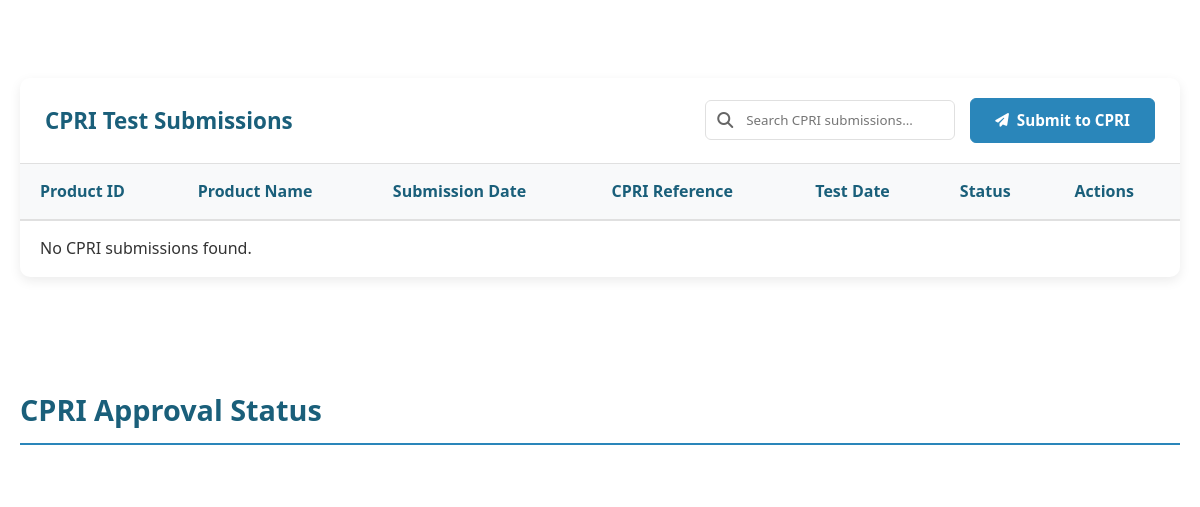
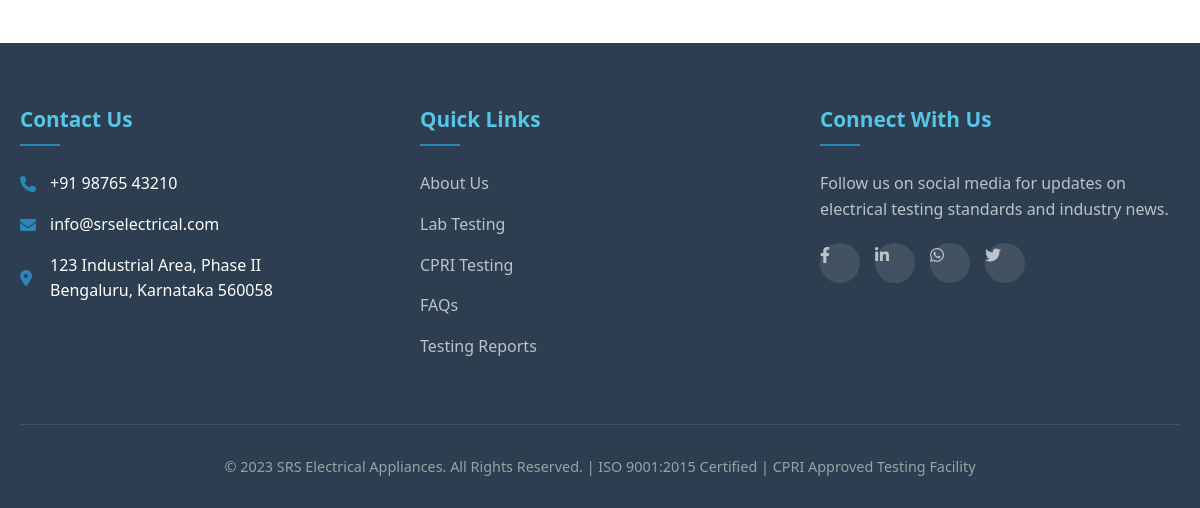
Page /cpri.php (signed in, lower part) on the earlier database version (2 pictures, top to bottom).
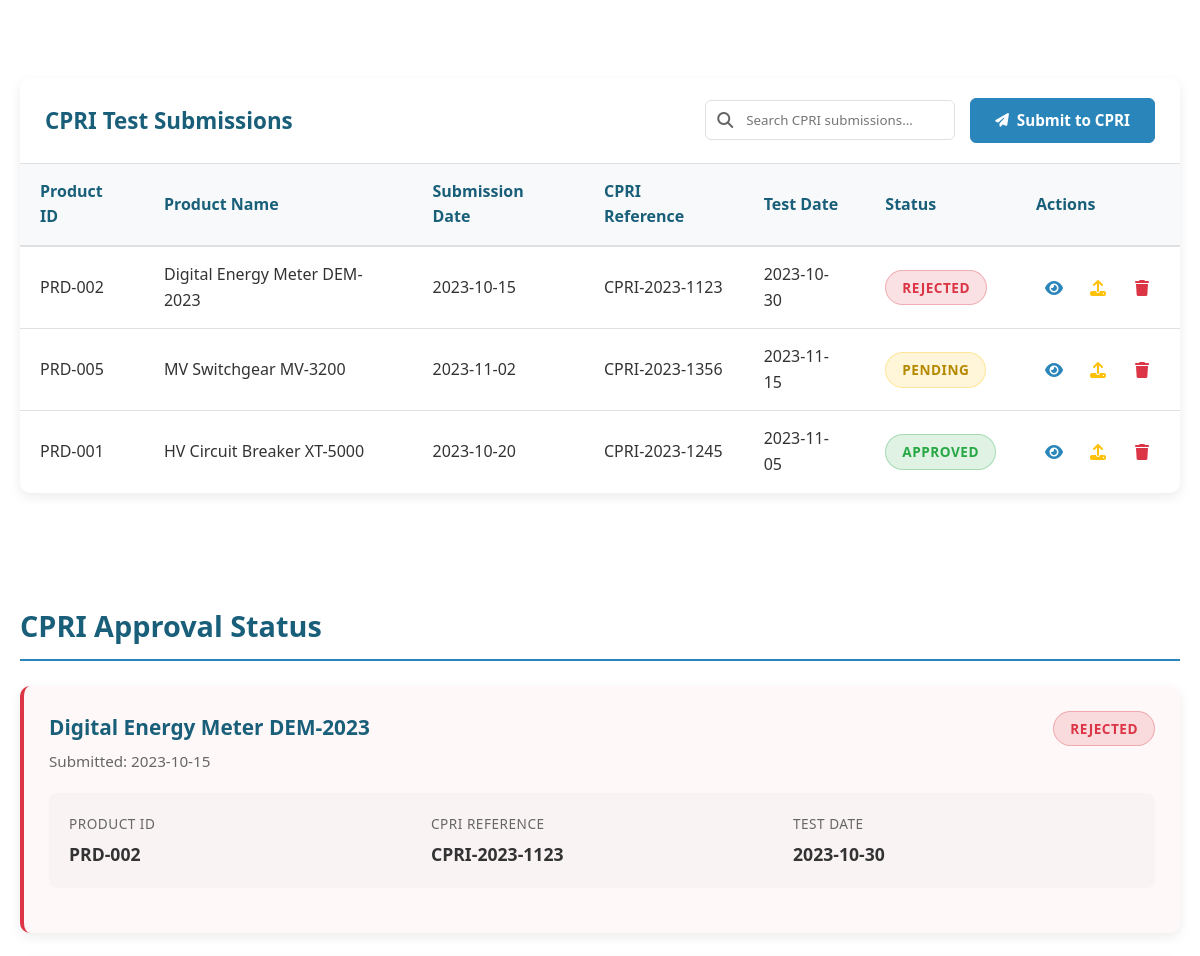
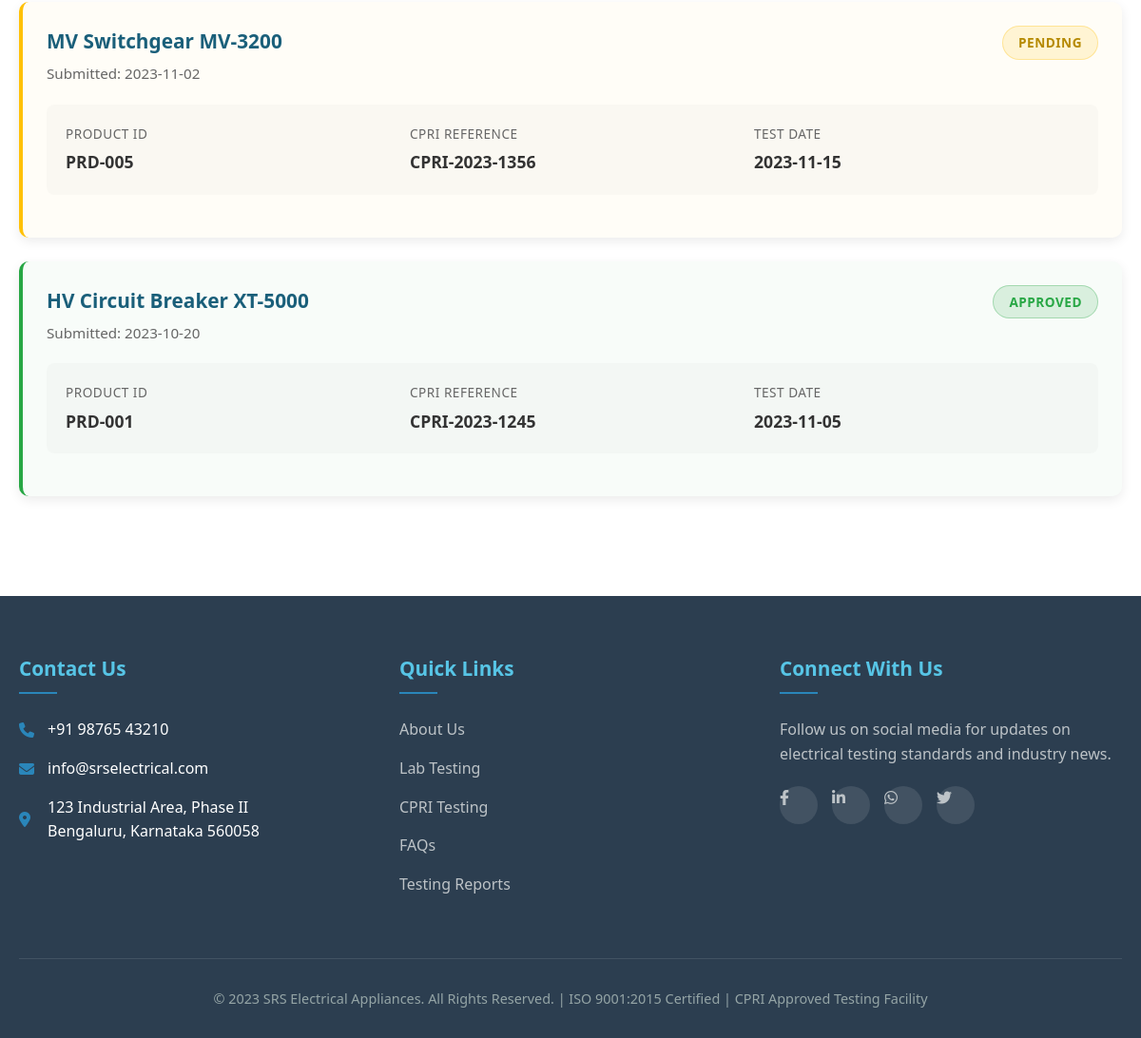
Same page on the later database version (2 pictures, top to bottom).
### tables this page shows
CREATE TABLE `cpri_reports` (
  `id` int(6) UNSIGNED NOT NULL,
  `product_id` varchar(50) NOT NULL,
  `product_name` varchar(255) NOT NULL,
  `submission_date` date DEFAULT NULL,
  `cpri_reference` varchar(100) DEFAULT NULL,
  `test_date` date DEFAULT NULL,
  `status` varchar(50) DEFAULT NULL,
  `certificate_no` varchar(100) DEFAULT NULL,
  `valid_until` date DEFAULT NULL,
  `testing_lab` varchar(255) DEFAULT NULL,
  `report_pdf` varchar(255) DEFAULT NULL,
  `certificate_pdf` varchar(255) DEFAULT NULL,
  `image` varchar(255) DEFAULT NULL,
  `created_at` timestamp NOT NULL DEFAULT current_timestamp(),
  `details` text DEFAULT NULL,
  `priority` varchar(50) DEFAULT NULL,
  `contact_person` varchar(100) DEFAULT NULL,
  `estimated_completion` date DEFAULT NULL,
  `report_no` varchar(100) DEFAULT NULL
);

CREATE TABLE `products` (
  `product_id` varchar(20) NOT NULL,
  `name` varchar(255) NOT NULL,
  `category` varchar(50) NOT NULL,
  `voltage_rating` varchar(20) NOT NULL,
  `certification` varchar(50) NOT NULL,
  `description` text NOT NULL,
  `price` decimal(10,2) NOT NULL,
  `stock` int(11) NOT NULL,
  `badge` varchar(20) DEFAULT NULL,
  `featured` tinyint(1) DEFAULT 0,
  `created_at` timestamp NOT NULL DEFAULT current_timestamp(),
  `image` varchar(255) DEFAULT NULL
);

### cpri.php (the view, shortened to what the changed rows need)
<?php
include 'config/conn.php';
?>
<!DOCTYPE html>
<html lang="en">
<head>
    <link rel="stylesheet" href="https://cdnjs.cloudflare.com/ajax/libs/font-awesome/6.4.0/css/all.min.css">
    <link rel="stylesheet" href="assets/cpri.css">
</head>
<body>
    <header>
        <div class="container">
            <section>
                <div class="table-container">
                    <table class="data-table">
                        <thead>
                            <tr>
                                <th>Product ID</th>
                                <th>Product Name</th>
                                <th>Submission Date</th>
                                <th>CPRI Reference</th>
                                <th>Test Date</th>
                                <th>Status</th>
                                <th>Actions</th>
                            </tr>
                        </thead>
                        <tbody id="cpriTableBody">
                            <?php
                            $result = $conn->query("SELECT c.*, p.name AS product_name
                            FROM cpri_reports c LEFT JOIN products p
                            ON c.product_id = p.product_id ORDER BY c.id DESC");
                            if ($result->num_rows > 0) {
                                while ($row = $result->fetch_assoc()) {
                                    $product_id = $row['product_id'] ?? '';
                                    $product_name = htmlspecialchars($row['product_name'] ?? '');
                                    $submission_date = $row['submission_date'] ?? '';
                                    $cpri_reference = $row['cpri_reference'] ?? 'N/A';
                                    $test_date = $row['test_date'] ?? 'N/A';
                                    $status = $row['status'] ?? 'pending';
                                    $statusClass = '';
                                    switch ($status) {
                                        case 'approved':
                                            $statusClass = 'status-approved';
                                            break;
                                        case 'pending':
                                            $statusClass = 'status-pending';
                                            break;
                                        case 'rejected':
                                            $statusClass = 'status-failed';
                                            break;
                                    }
                                    echo "<tr>
                                        <td>{$product_id}</td>
                                        <td>{$product_name}</td>
                                        <td>{$submission_date}</td>
                                        <td>{$cpri_reference}</td>
                                        <td>{$test_date}</td>
                                        <td><span class='status-badge {$statusClass}'>" . ucfirst($status) . "</span></td>
                                        <td>
                                            <div class='action-buttons'>
                                                <button class='btn-icon btn-view' title='View Certificate' onclick='viewCertificate({$row['id']})'>
                                                    <i class='fas fa-eye'></i>
                                                </button>
                                                <button class='btn-icon btn-edit' title='Upload/Edit Certificate' onclick='editCertificate({$row['id']})'>
                                                    <i class='fas fa-upload'></i>
                                                </button>
                                                <button class='btn-icon btn-delete' title='Delete Submission' onclick='deleteCertificate({$row['id']})'>
                                                    <i class='fas fa-trash'></i>
                                                </button>
                                            </div>
                                        </td>
                                    </tr>";
                                }
                            } else {
                                echo '<tr><td colspan="7">No CPRI submissions found.</td></tr>';
                            }
                            ?>
                        </tbody>
                    </table>
                </div>
            </section>
            <section id="cpri-status-section">
                <h2 class="section-title">CPRI Approval Status</h2>
                <?php
                $result = $conn->query("
                SELECT c.*, p.name AS product_name
                FROM cpri_reports c
                LEFT JOIN products p ON c.product_id = p.product_id
                ORDER BY c.id DESC");
                if ($result->num_rows > 0) {
                    while ($submission = $result->fetch_assoc()) {
                        $product_name = htmlspecialchars($submission['product_name'] ?? '');
                        $submission_date = $submission['submission_date'] ?? '';
                        $product_id = $submission['product_id'] ?? '';
                        $cpri_reference = $submission['cpri_reference'] ?? 'N/A';
                        $test_date = $submission['test_date'] ?? 'N/A';
                        $status = $submission['status'] ?? 'pending';
                        $cardClass = '';
                        $statusBadge = '';
                        switch ($status) {
                            case 'approved':
                                $cardClass = 'approved';
                                $statusBadge = '<span class="status-badge status-approved">Approved</span>';
                                break;
                            case 'pending':
                                $cardClass = 'pending';
                                $statusBadge = '<span class="status-badge status-pending">Pending</span>';
                                break;
                            case 'rejected':
                                $cardClass = 'rejected';
                                $statusBadge = '<span class="status-badge status-failed">Rejected</span>';
                                break;
                        }
                        echo "<div class='card cpri-card {$cardClass}'>
                            <div class='card-header'>
                                <div>
                                    <div class='card-title'>{$product_name}</div>
                                    <div style='color: var(--medium-gray); font-size: 0.95rem; margin-top: 5px;'>
                                        Submitted: {$submission_date}
                                    </div>
                                </div>
                                {$statusBadge}
                            </div>
                            <div class='cpri-details-grid'>
                                <div class='detail-item'><span class='detail-label'>Product ID</span><span class='detail-value'>{$product_id}</span></div>
                                <div class='detail-item'><span class='detail-label'>CPRI Reference</span><span class='detail-value'>{$cpri_reference}</span></div>
                                <div class='detail-item'><span class='detail-label'>Test Date</span><span class='detail-value'>{$test_date}</span></div>
                            </div>
                        </div>";
                    }
                }
                ?>
            </section>
        </div>
</body>
</html>

Differences in the rows shown:
added cpri_reports: product "PRD-002", product.name "Digital Energy Meter DEM-2023", submission_date "2023-10-15", cpri_reference "CPRI-2023-1123", test_date "2023-10-30", status "REJECTED"
added cpri_reports: product "PRD-005", product.name "MV Switchgear MV-3200", submission_date "2023-11-02", cpri_reference "CPRI-2023-1356", test_date "2023-11-15", status "PENDING"
added cpri_reports: product "PRD-001", product.name "HV Circuit Breaker XT-5000", submission_date "2023-10-20", cpri_reference "CPRI-2023-1245", test_date "2023-11-05", status "APPROVED"
Other differences:
text no longer shown: "No CPRI submissions found."
